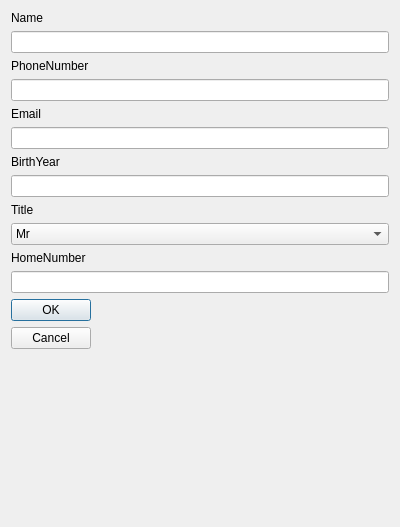
<?xml version="1.0" encoding="UTF-8"?>
<ui version="4.0">
 <class>FriendEditDialog</class>
 <widget class="QDialog" name="FriendEditDialog">
  <property name="geometry">
   <rect>
    <x>0</x>
    <y>0</y>
    <width>400</width>
    <height>527</height>
   </rect>
  </property>
  <property name="windowTitle">
   <string>Dialog</string>
  </property>
  <layout class="QVBoxLayout" name="verticalLayout">
   <item>
    <widget class="QLabel" name="label_6">
     <property name="text">
      <string>Name</string>
     </property>
    </widget>
   </item>
   <item>
    <widget class="QLineEdit" name="e_name"/>
   </item>
   <item>
    <widget class="QLabel" name="label_5">
     <property name="text">
      <string>PhoneNumber</string>
     </property>
    </widget>
   </item>
   <item>
    <widget class="QLineEdit" name="e_phoneNumber"/>
   </item>
   <item>
    <widget class="QLabel" name="label_4">
     <property name="text">
      <string>Email</string>
     </property>
    </widget>
   </item>
   <item>
    <widget class="QLineEdit" name="e_email"/>
   </item>
   <item>
    <widget class="QLabel" name="label_3">
     <property name="text">
      <string>BirthYear</string>
     </property>
    </widget>
   </item>
   <item>
    <widget class="QLineEdit" name="e_birthYear"/>
   </item>
   <item>
    <widget class="QLabel" name="label_2">
     <property name="text">
      <string>Title</string>
     </property>
    </widget>
   </item>
   <item>
    <widget class="QComboBox" name="e_title">
     <item>
      <property name="text">
       <string>Mr</string>
      </property>
     </item>
     <item>
      <property name="text">
       <string>Mrs</string>
      </property>
     </item>
     <item>
      <property name="text">
       <string>Miss</string>
      </property>
     </item>
    </widget>
   </item>
   <item>
    <widget class="QLabel" name="label">
     <property name="text">
      <string>HomeNumber</string>
     </property>
    </widget>
   </item>
   <item>
    <widget class="QLineEdit" name="e_homeNumber"/>
   </item>
   <item>
    <widget class="QDialogButtonBox" name="buttonBox">
     <property name="orientation">
      <enum>Qt::Vertical</enum>
     </property>
     <property name="standardButtons">
      <set>QDialogButtonBox::Cancel|QDialogButtonBox::Ok</set>
     </property>
    </widget>
   </item>
  </layout>
 </widget>
 <resources/>
 <connections>
  <connection>
   <sender>buttonBox</sender>
   <signal>accepted()</signal>
   <receiver>FriendEditDialog</receiver>
   <slot>accept()</slot>
   <hints>
    <hint type="sourcelabel">
     <x>248</x>
     <y>254</y>
    </hint>
    <hint type="destinationlabel">
     <x>157</x>
     <y>274</y>
    </hint>
   </hints>
  </connection>
  <connection>
   <sender>buttonBox</sender>
   <signal>rejected()</signal>
   <receiver>FriendEditDialog</receiver>
   <slot>reject()</slot>
   <hints>
    <hint type="sourcelabel">
     <x>316</x>
     <y>260</y>
    </hint>
    <hint type="destinationlabel">
     <x>286</x>
     <y>274</y>
    </hint>
   </hints>
  </connection>
 </connections>
</ui>
